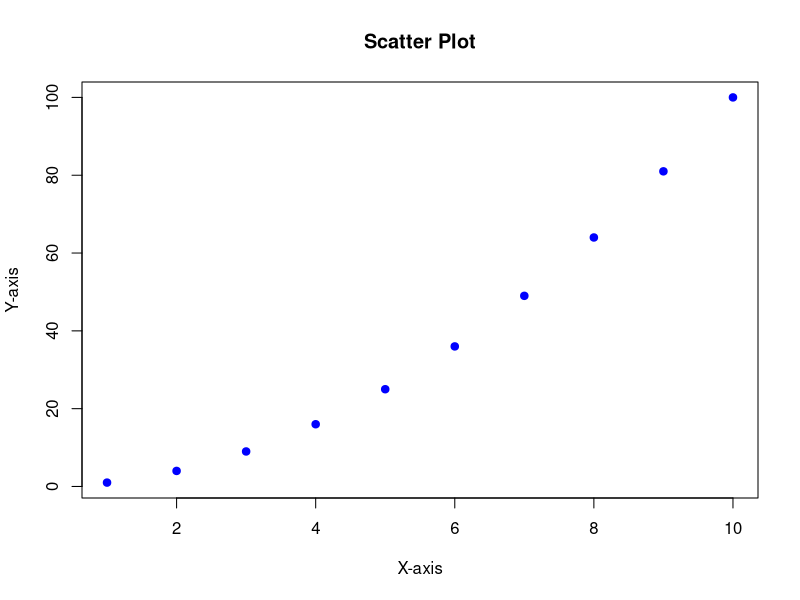
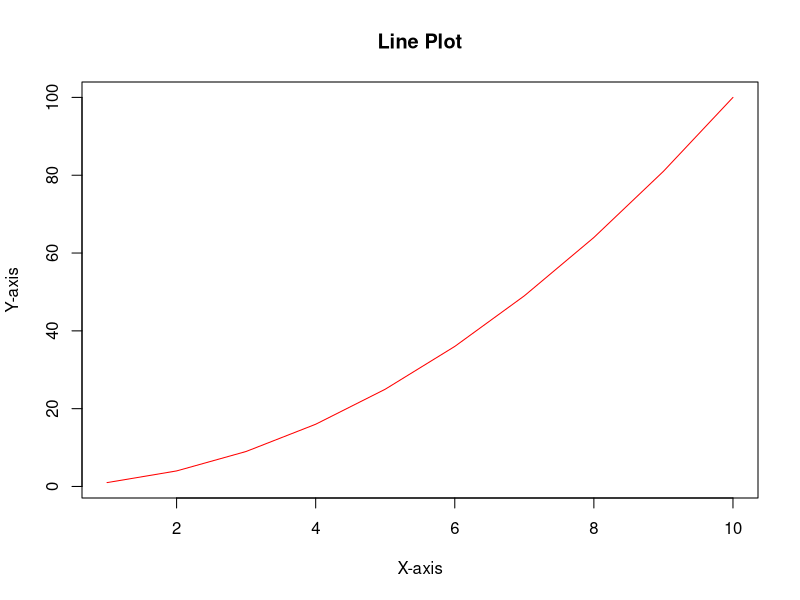
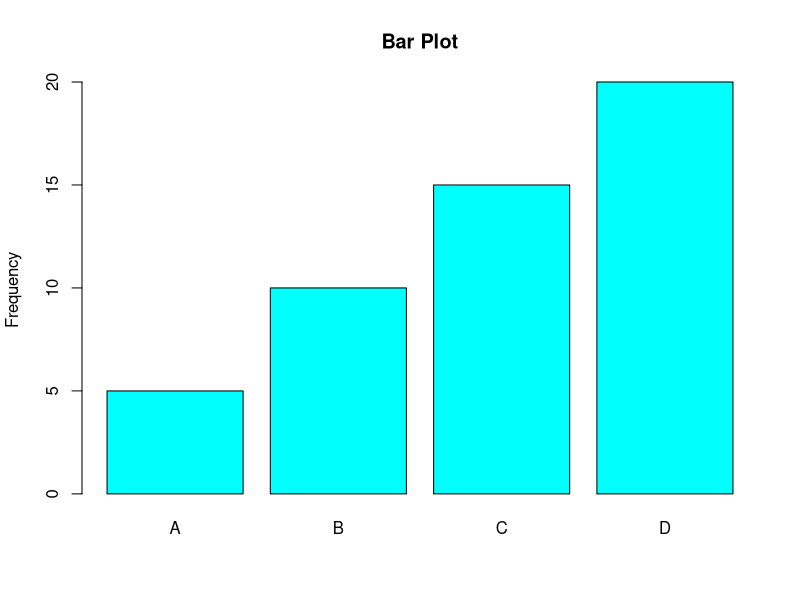
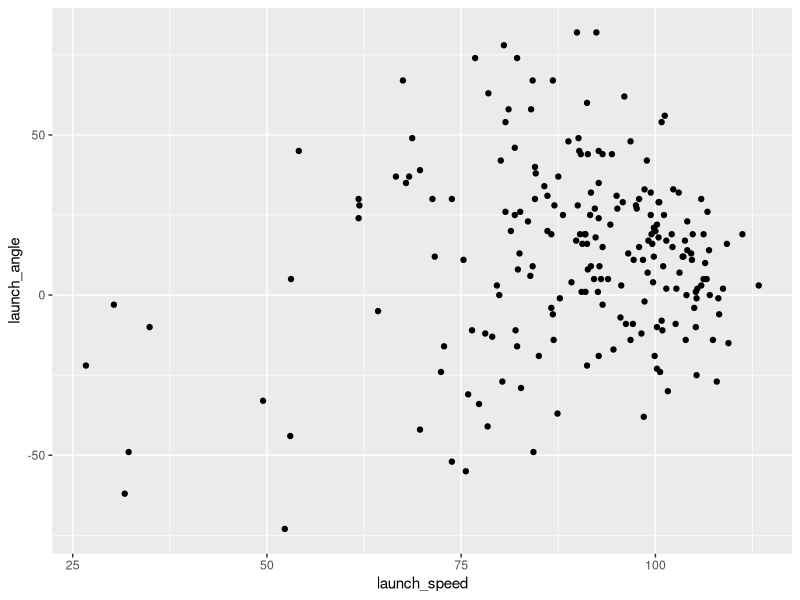
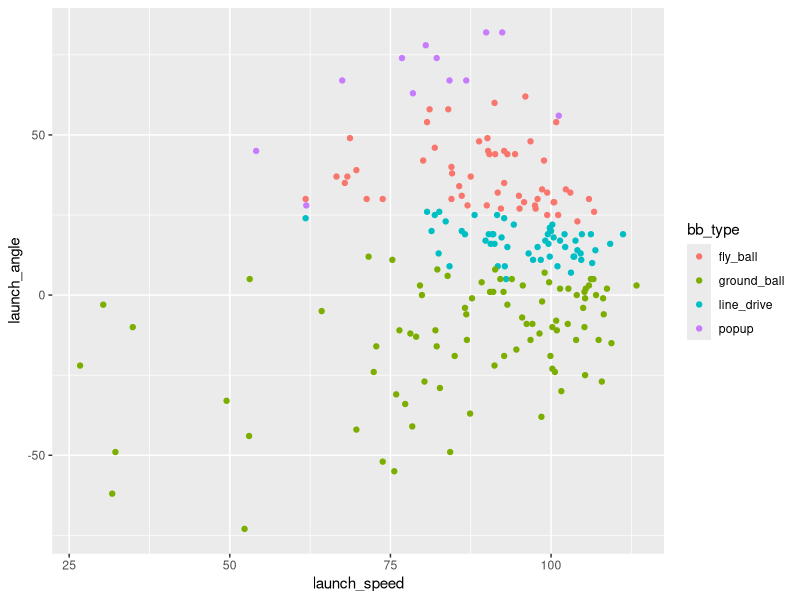
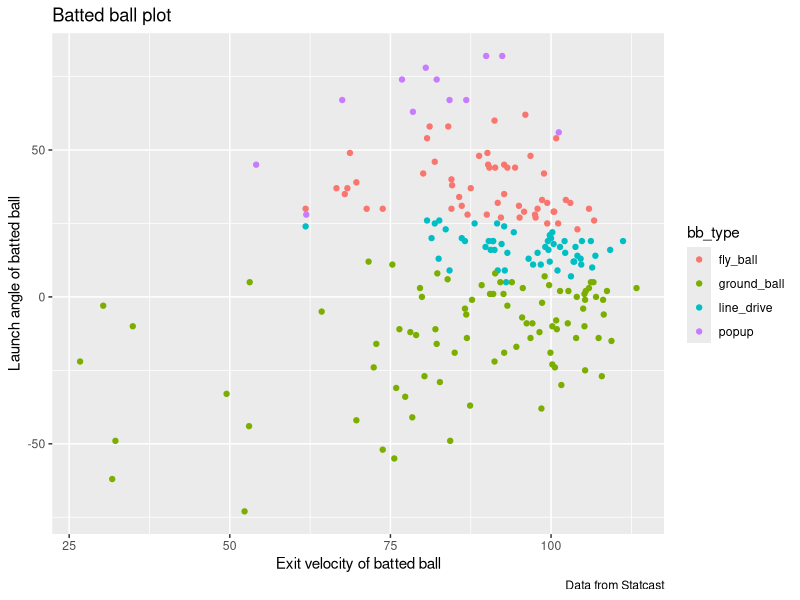
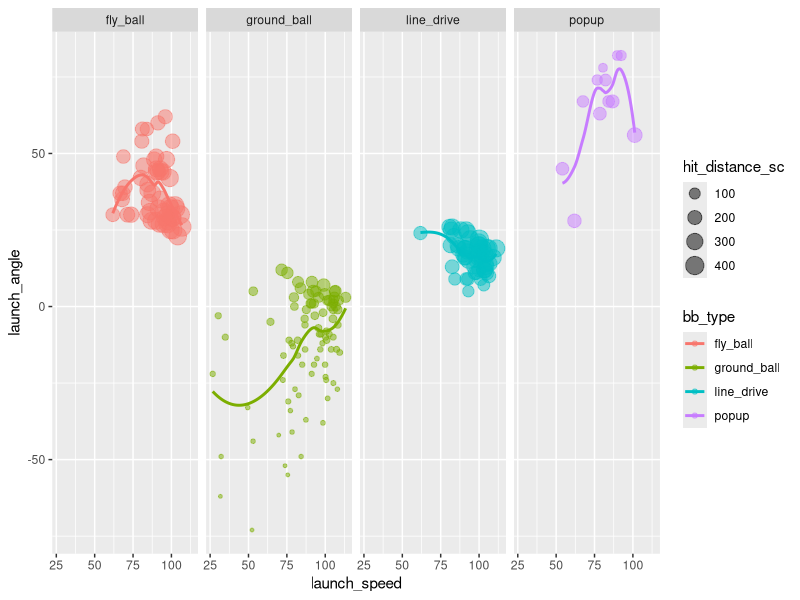
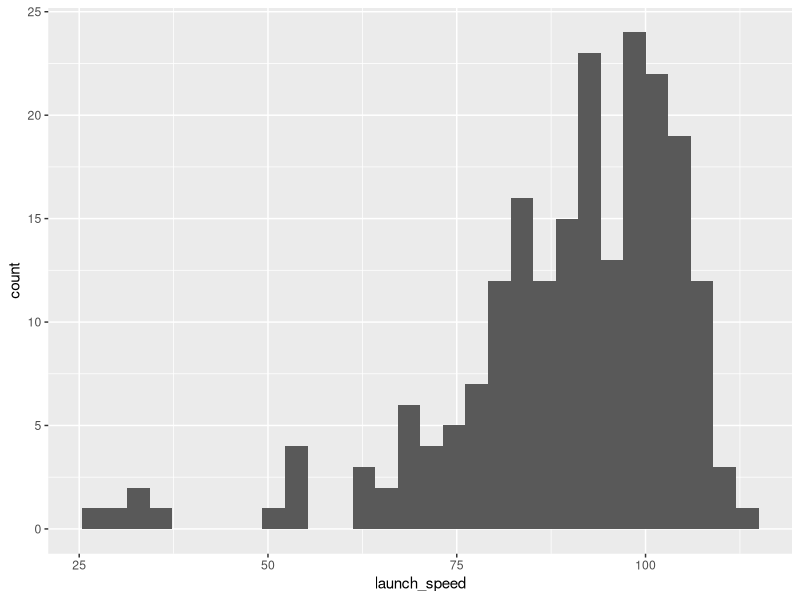

Source code (R) for these figures, in order:
## ---- chunk 1
knitr::opts_chunk$set(echo = TRUE)
## ---- chunk 2
2 + 3
## ---- chunk 3
(18/3 + 1*2) ^ (4 - 2) - 6.18273
## ---- chunk 4
x = (18/3 + 1*2) ^ (4 - 2) - 6.18273
y = c(1, 3, 6, 9)

x + y
## ---- chunk 5
x = runif(n = 20, min= 0, max = 1)
x
## ---- chunk 6
mean(x)
var(x)
## ---- chunk 7
ls()
## ---- chunk 8
# install.packages("tidyverse")
library(tidyverse)
## ---- chunk 9
getwd()
## ---- chunk 10
"C:/Users/statl/Documents/GitHub/CSAS2025_intro_to_R/statcast_data.csv"
## ---- chunk 11
"./statcast_data.csv"
## ---- chunk 12
statcast_data = read_csv(file = "./statcast_data.csv")
## ---- chunk 13
str(statcast_data)
## ---- chunk 14
names(statcast_data)
## ---- chunk 15
head(statcast_data)
## ---- chunk 16
statcast_data[, 1:4]
## ---- chunk 17
statcast_data[1:4,]
## ---- chunk 18
statcast_data$player_name
## ---- chunk 19
statcast_data[, c("player_name")]
## ---- chunk 20
statcast_data[1:10, c("player_name", "game_date")]
## ---- chunk 21
statcast_data$release_pos <- statcast_data$release_pos_x + statcast_data$release_pos_z
## ---- chunk 22
statcast_data[, c("release_pos_x", "release_pos_z", "release_pos")]
## ---- chunk 23
library(dplyr)
## ---- chunk 24
select(statcast_data, pitch_type, game_date, player_name, release_speed)
## ---- chunk 25
select(statcast_data, pitch_type:player_name)
## ---- chunk 26
select(statcast_data, -pitch_type)
## ---- chunk 27
select(statcast_data, GAME_DATE = game_date , PlAyEr_NaMe = player_name)
## ---- chunk 28
rename(statcast_data, GAME_DATE = game_date , release_SPEED = release_speed, PlAyEr_NaMe = player_name)
## ---- chunk 29
select(statcast_data, starts_with("re"))
## ---- chunk 30
select(statcast_data, ends_with("er"))
## ---- chunk 31
filter(statcast_data, pitch_type == 'FF' & release_speed >= 90)
## ---- chunk 32
# drop_na(statcast_data) 
## ---- chunk 33
drop_na(statcast_data, events) # will remove rows for which events is missing.
## ---- chunk 34
#	happy_jeff = do_ds(brush_teeth(wake_up(asleep_jeff)))
## ---- chunk 35
#   awake_jeff = wake_up(asleep_jeff)
# 	clean_teeth_jeff = brush_teeth(awake_jeff)
# 	happy_jeff = do_ds(clean_teeth_jeff)
## ---- chunk 36
# happy_jeff = wake_up(asleep_jeff) %>%
#   brush_teeth() %>% 
#   do_ds()
## ---- chunk 37
statcast_data = 
  read_csv("./statcast_data.csv") %>%
  select(-description) %>%
  mutate(
    pitch_type = str_to_lower(pitch_type)) %>% 
  drop_na(events)

statcast_data
## ---- chunk 38
# Sample data
x <- 1:10
y <- x^2

# Create a scatter plot
plot(x, y, main = "Scatter Plot", xlab = "X-axis", ylab = "Y-axis", 
     col = "blue", pch = 19)
## ---- chunk 39
# Create a line plot
plot(x, y, type = "l", main = "Line Plot", xlab = "X-axis", ylab = "Y-axis", 
     col = "red")
## ---- chunk 40
# Sample data
categories <- c("A", "B", "C", "D")
values <- c(5, 10, 15, 20)

# Create a bar plot
barplot(values, names.arg = categories, main = "Bar Plot", ylab = "Frequency", 
        col = "cyan")
## ---- chunk 41
#install.packages("ggplot2")
library(ggplot2)
## ---- chunk 42
statcast_data <- drop_na(statcast_data, bb_type) 
## ---- chunk 43
ggplot(statcast_data, aes(x = launch_speed, y = launch_angle)) +
  geom_point()
## ---- chunk 44
ggplot(statcast_data, aes(x = launch_speed, y = launch_angle)) + 
  geom_point(aes(color = bb_type))
## ---- chunk 45
ggplot(statcast_data, aes(x = launch_speed, y = launch_angle)) + 
  geom_point(aes(color = bb_type)) +
  labs(
    title = "Batted ball plot",
    x = "Exit velocity of batted ball",
    y = "Launch angle of batted ball",
    caption = "Data from Statcast")
## ---- chunk 46
ggplot(statcast_data, aes(x = launch_speed, y = launch_angle, color = bb_type)) + 
  geom_point(aes(size = hit_distance_sc), alpha = .5) +
  geom_smooth(se = FALSE) + 
  facet_grid(. ~ bb_type)
## ---- chunk 47
ggplot(statcast_data, aes(x = launch_speed)) + 
  geom_histogram()
## ---- chunk 48
ggplot(statcast_data, aes(x = launch_speed, fill = bb_type)) + 
  geom_histogram(binwidth = 2, alpha=0.5)

## ---- chunk 49
ggplot(statcast_data, aes(x = launch_speed, fill = bb_type)) + 
  geom_density(aes(color = bb_type), alpha = .4, adjust = .5) +
  geom_rug(aes(color= bb_type))
## ---- chunk 50
ggplot(statcast_data, aes(x = bb_type, y = launch_speed)) + 
  geom_boxplot()
## ---- chunk 51
ggplot(statcast_data, aes(x = bb_type, y = launch_speed)) + 
  geom_violin(aes(fill = bb_type), alpha = .5) + 
  stat_summary(fun = "median", color = "blue")
## ---- chunk 52
# install.packages("ggridges")
library(ggridges)

ggplot(statcast_data, aes(x = launch_speed, y = bb_type)) + 
  geom_density_ridges(scale = .85)
